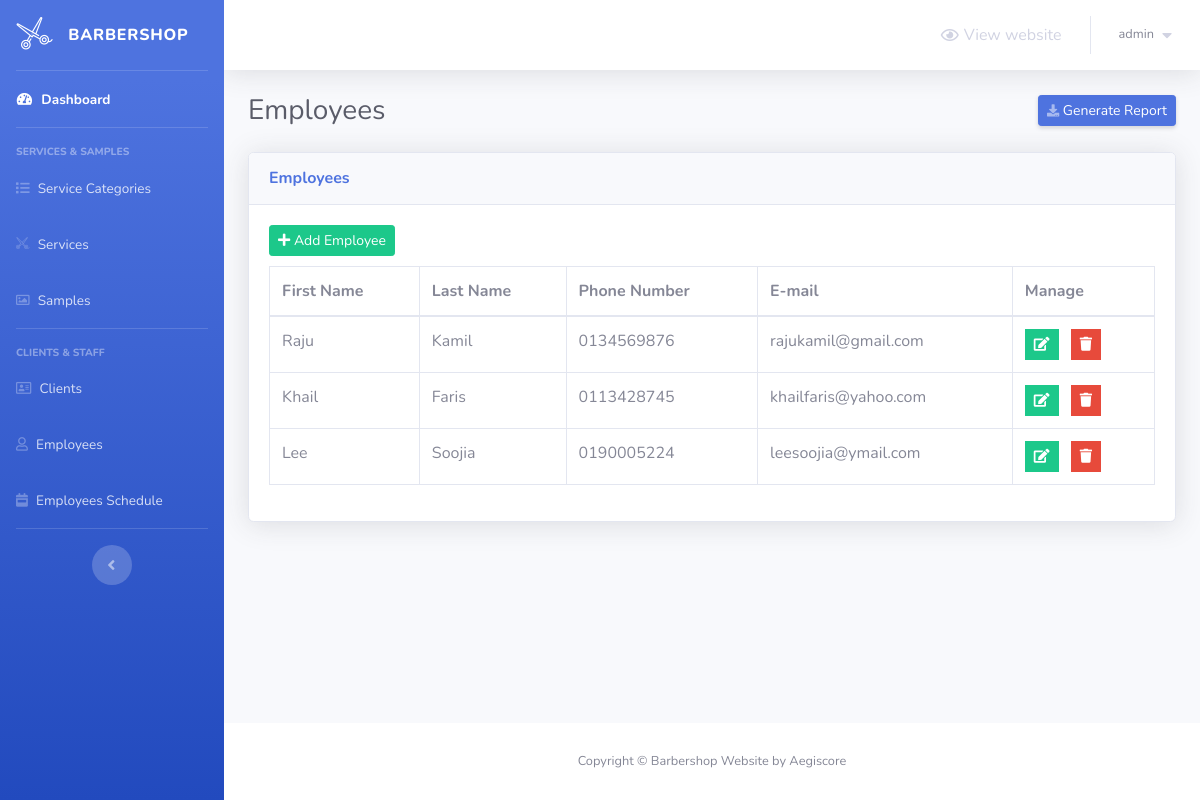
Screenshot of /barber-admin/employees.php (signed in) with the database file from the repository.
### tables this page shows
CREATE TABLE `employees` (
  `employee_id` int NOT NULL,
  `first_name` varchar(20) NOT NULL,
  `last_name` varchar(20) NOT NULL,
  `phone_number` varchar(30) NOT NULL,
  `email` varchar(50) NOT NULL
);

### barber-admin/employees.php (the view, shortened to what this page needs)
<?php
    include 'connect.php';
    include 'Includes/templates/header.php';
    if(isset($_SESSION['username_barbershop_Xw211qAAsq4']) && isset($_SESSION['password_barbershop_Xw211qAAsq4']))
    {
?>
        <div class="container-fluid">
            <div class="d-sm-flex align-items-center justify-content-between mb-4">
                <h1 class="h3 mb-0 text-gray-800">Employees</h1>
                <a href="#" class="d-none d-sm-inline-block btn btn-sm btn-primary shadow-sm">
                    <i class="fas fa-download fa-sm text-white-50"></i>
                    Generate Report
                </a>
            </div>
            <?php
                $do = '';
                if(isset($_GET['do']) && in_array($_GET['do'], array('Add','Edit')))
                {
                    $do = htmlspecialchars($_GET['do']);
                }
                else
                {
                    $do = 'Manage';
                }
                if($do == 'Manage')
                {
                    $stmt = $con->prepare("SELECT * FROM employees");
                    $stmt->execute();
                    $rows_employees = $stmt->fetchAll();
                    ?>
                        <div class="card shadow mb-4">
                            <div class="card-header py-3">
                                <h6 class="m-0 font-weight-bold text-primary">Employees</h6>
                            </div>
                            <div class="card-body">
                                <a href="employees.php?do=Add" class="btn btn-success btn-sm" style="margin-bottom: 10px;">
                                    <i class="fa fa-plus"></i>
                                    Add Employee
                                </a>
                                <div class="table-responsive">
                                    <table class="table table-bordered">
                                        <thead>
                                            <tr>
                                                <th scope="col">First Name</th>
                                                <th scope="col">Last Name</th>
                                                <th scope="col">Phone Number</th>
                                                <th scope="col">E-mail</th>
                                                <th scope="col">Manage</th>
                                            </tr>
                                        </thead>
                                        <tbody>
                                            <?php
                                                foreach($rows_employees as $employee)
                                                {
                                                    echo "<tr>";
                                                        echo "<td>";
                                                            echo $employee['first_name'];
                                                        echo "</td>";
                                                        echo "<td>";
                                                            echo $employee['last_name'];
                                                        echo "</td>";
                                                        echo "<td>";
                                                            echo $employee['phone_number'];
                                                        echo "</td>";
                                                        echo "<td>";
                                                            echo $employee['email'];
                                                        echo "</td>";
                                                        echo "<td>";
                                                            $delete_data = "delete_employee_".$employee["employee_id"];
                                                    ?>
                                                        <ul class="list-inline m-0">
                                                            <li class="list-inline-item" data-toggle="tooltip" title="Edit">
                                                                <button class="btn btn-success btn-sm rounded-0">
                                                                    <a href="employees.php?do=Edit&employee_id=<?php echo $employee['employee_id']; ?>" style="color: white;">
                                                                        <i class="fa fa-edit"></i>
                                                                    </a>
                                                                </button>
                                                            </li>
                                                            <li class="list-inline-item" data-toggle="tooltip" title="Delete">
                                                                <button class="btn btn-danger btn-sm rounded-0" type="button" data-toggle="modal" data-target="#<?php echo $delete_data; ?>" data-placement="top"><i class="fa fa-trash"></i></button>
                                                            </li>
                                                        </ul>
                                                    <?php
                                                    echo "</td>";
                                                    echo "</tr>";
                                                }
                                            ?>
                                        </tbody>
                                    </table>
                                </div>
                            </div>
                        </div>
                    <?php
                }
            ?>
        </div>
<?php
        include 'Includes/templates/footer.php';
    }
    else
    {
        header('Location: login.php');
        exit();
    }
?>

### rows the page displays
employees: first_name "Raju", last_name "Kamil", phone_number "0134569876", email "rajukamil@gmail.com"
employees: first_name "Khail", last_name "Faris", phone_number "0113428745", email "khailfaris@yahoo.com"
employees: first_name "Lee", last_name "Soojia", phone_number "0190005224", email "leesoojia@ymail.com"

### other values shown
$_SESSION['username_barbershop_Xw211qAAsq4'] "admin"
